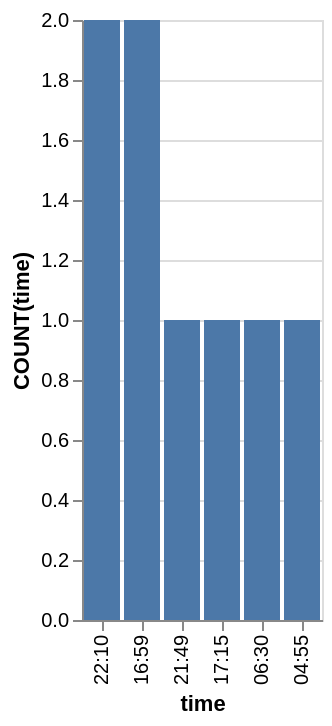

The specification (Vega-Lite) saved for this image:
### Vega-Lite specification from a JSON file in a GitHub repository (floating-point values rounded to 4 significant figures)
{"data": {"values": [{"x_data": "22:10", "y_data": 2}, {"x_data": "16:59", "y_data": 2}, {"x_data": "21:49", "y_data": 1}, {"x_data": "17:15", "y_data": 1}, {"x_data": "06:30", "y_data": 1}, {"x_data": "04:55", "y_data": 1}]}, "mark": "bar", "encoding": {"x": {"field": "x_data", "type": "nominal", "title": "time", "sort": {"op": "sum", "field": "y_data", "order": "descending"}}, "y": {"field": "y_data", "type": "quantitative", "title": "COUNT(time)"}}}
